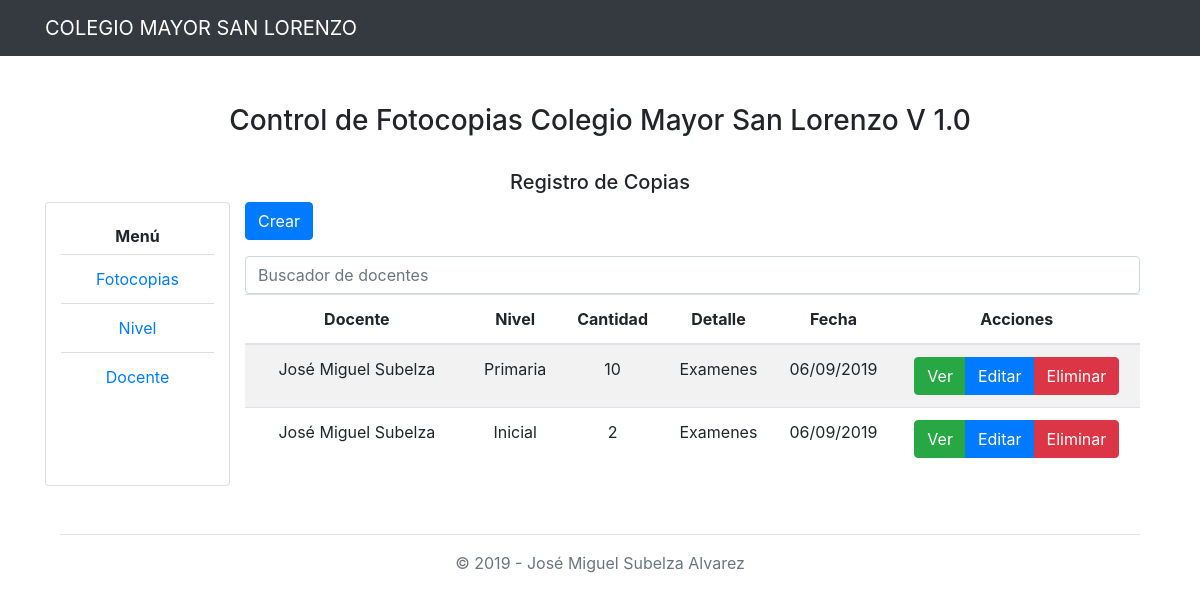
The app's page /copia/, older data.
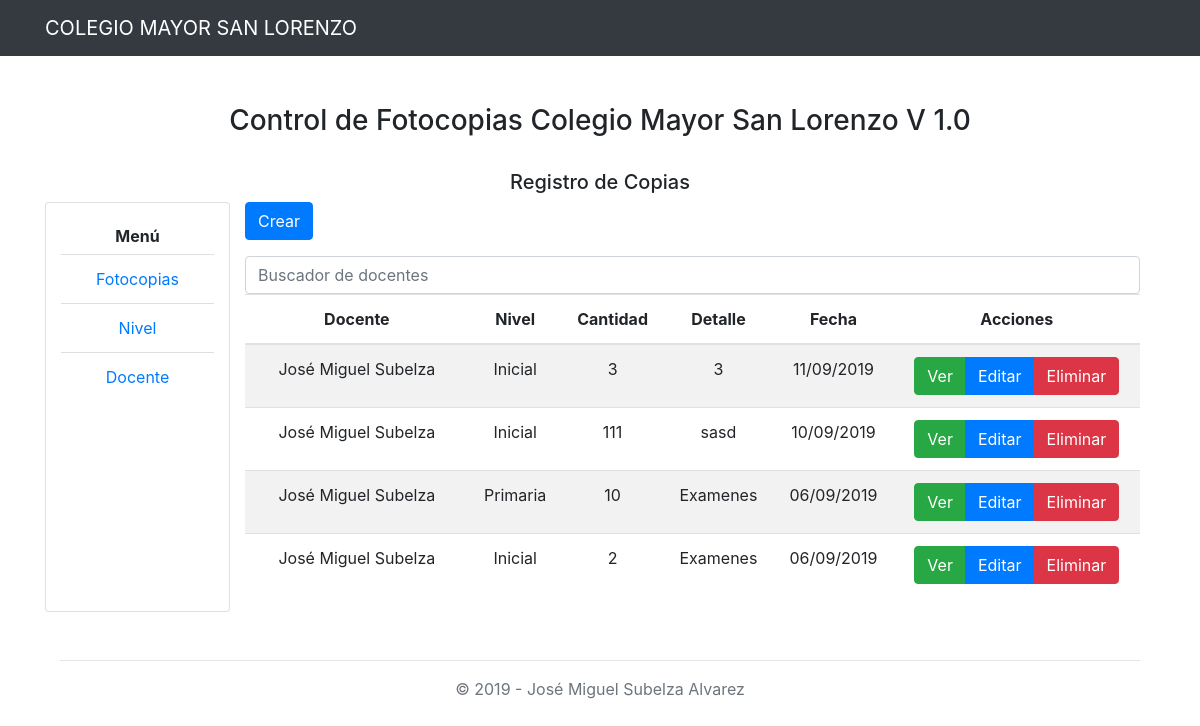
The same page, newer data.
### apps/copias/models.py (models this page shows, shortened)
class Copia(models.Model):
    docente = models.ForeignKey(Docente, on_delete=models.CASCADE, verbose_name='Docente', null=False)
    nivel = models.ForeignKey(Nivel, on_delete=models.CASCADE, verbose_name='Nivel', null=False)
    cantidad = models.IntegerField(null=False)
    detalle = models.CharField(null=True, max_length=300)
    fecha = models.DateField(verbose_name='Fecha', null=True)
    class Meta:
        ordering = ('-fecha',)

class Docente(models.Model):
    name = models.CharField(null=False, max_length=150, verbose_name='Nombre completo')
    def __str__(self):
        return '{}'.format(self.name)

class Nivel(models.Model):
    name = models.CharField(null=False, max_length=150, verbose_name='Descripción')
    def __str__(self):
        return '{}'.format(self.name)

### apps/copias/views.py (the view)
# urls.py: path('copia/', CopiaList.as_view(template_name="copia/index.html"), name='copia_lista'),
class CopiaList(ListView):
    model = Copia
    paginate_by = 5

### templates/copia/index.html (shortened to what this page needs)
{% extends 'base/base.html' %}
{% load staticfiles %}
{% load bootstrap4 %}
{% load widget_tweaks %}
{% block content %}
    <main role="main">
        <div class="container text-center mt-5">
            <div class="row mb-4">
                <div class="col-md-12">
                    <h1 style="font-size: 28px;">Control de Fotocopias Colegio Mayor San Lorenzo V 1.0 </h1>
                </div>
            </div>
            <div class="row">
                <div class="col-md-12">
                    <h5>Registro de Copias</h5>
                </div>
            </div>
            <div class="row mb-5">
                <div class="card col-md-2">
                    <h6 class="mt-4"><strong>Menú</strong></h6>
                    <ul class="list-group list-group-flush">
                        <li class="list-group-item"><a href="{% url 'copia_lista' %}">Fotocopias</a></li>
                        <li class="list-group-item"><a href="{% url 'nivel_lista' %}">Nivel</a></li>
                        <li class="list-group-item"><a href="{% url 'docente_lista' %}">Docente</a></li>
                    </ul>
                </div>
                <div class="col-md-10">
                    <div class="table-responsive">
                        <div align="left" class="btn_crear mb-3">
                            <a href="crear" type="button" class="btn btn-primary">Crear</a>
                        </div>
                        <form action="buscador" method="GET">
                            <input name="q" placeholder="Buscador de docentes" id="buscador" class="form-control">
                        </form>
                        <table class="table table-striped table-hover">
                            <thead>
                            <tr>
                                <th width="25%">Docente</th>
                                <th>Nivel</th>
                                <th>Cantidad</th>
                                <th>Detalle</th>
                                <th>Fecha</th>
                                <th>Acciones</th>
                            </tr>
                            </thead>
                            <tbody>
                            {% for object in object_list %}
                                <tr>
                                    <td>{{ object.docente }}</td>
                                    <td>{{ object.nivel }}</td>
                                    <td>{{ object.cantidad }}</td>
                                    <td>{{ object.detalle }}</td>
                                    <td>{{ object.fecha|date:"d/m/Y" }}</td>
                                    <td>
                                        <form method="POST" action="eliminar/{{ object.id }}">
                                            <div class="btn-group">
                                                <a href="detalle/{{ object.id }}" title="Ver" type="button"
                                                   class="btn btn-success">Ver </a>
                                                <a href="editar/{{ object.id }}" title="Editar" type="button"
                                                   class="btn btn-primary">Editar </a>
                                                <button class="btn btn-danger" onclick="return eliminar();"
                                                        type="submit">
                                                    Eliminar
                                                </button>
                                            </div>
                                        </form>
                                    </td>
                                </tr>
                            {% endfor %}
                            </tbody>
                        </table>
                    </div>
            </div>
        </div>
        <hr>
        </div>
    </main>
{% endblock %}

### templates/base/base.html (shortened to what this page needs)
{% load staticfiles %}
<!doctype html>
<html lang="es">
<head>
    {% load bootstrap4 %}
    {% bootstrap_css %}
    {% load widget_tweaks %}
    {% load static %}
    <link rel="stylesheet" type="text/css" href="{% static 'css/estilos.css' %}">
</head>
<body>
{% block navbar %}
    {% include 'base/navbar.html' %}
{% endblock %}
<div class="container">
    {% block content %}{% endblock %}
    {% block footer %}
        {% include 'base/footer.html' %}
    {% endblock %}
</div>
</body>
</html>

### templates/base/navbar.html
{% load staticfiles %}
<header>
    <nav class="navbar navbar-expand-lg navbar-dark bg-dark">
        <div class="container">
            <a class="navbar-brand" href="#">COLEGIO MAYOR SAN LORENZO</a>
        </div>
    </nav>
</header>

### templates/base/footer.html
<footer class="text-muted mt-3 mb-3">
    <div align="center">
        © 2019 - José Miguel Subelza Alvarez
    </div>
</footer>

Row changes from the older to the newer data that the page shows:
added Copia: docente "José Miguel Subelza", nivel "Inicial", cantidad "3", detalle "3", fecha "11/09/2019"
added Copia: docente "José Miguel Subelza", nivel "Inicial", cantidad "111", detalle "sasd", fecha "10/09/2019"
